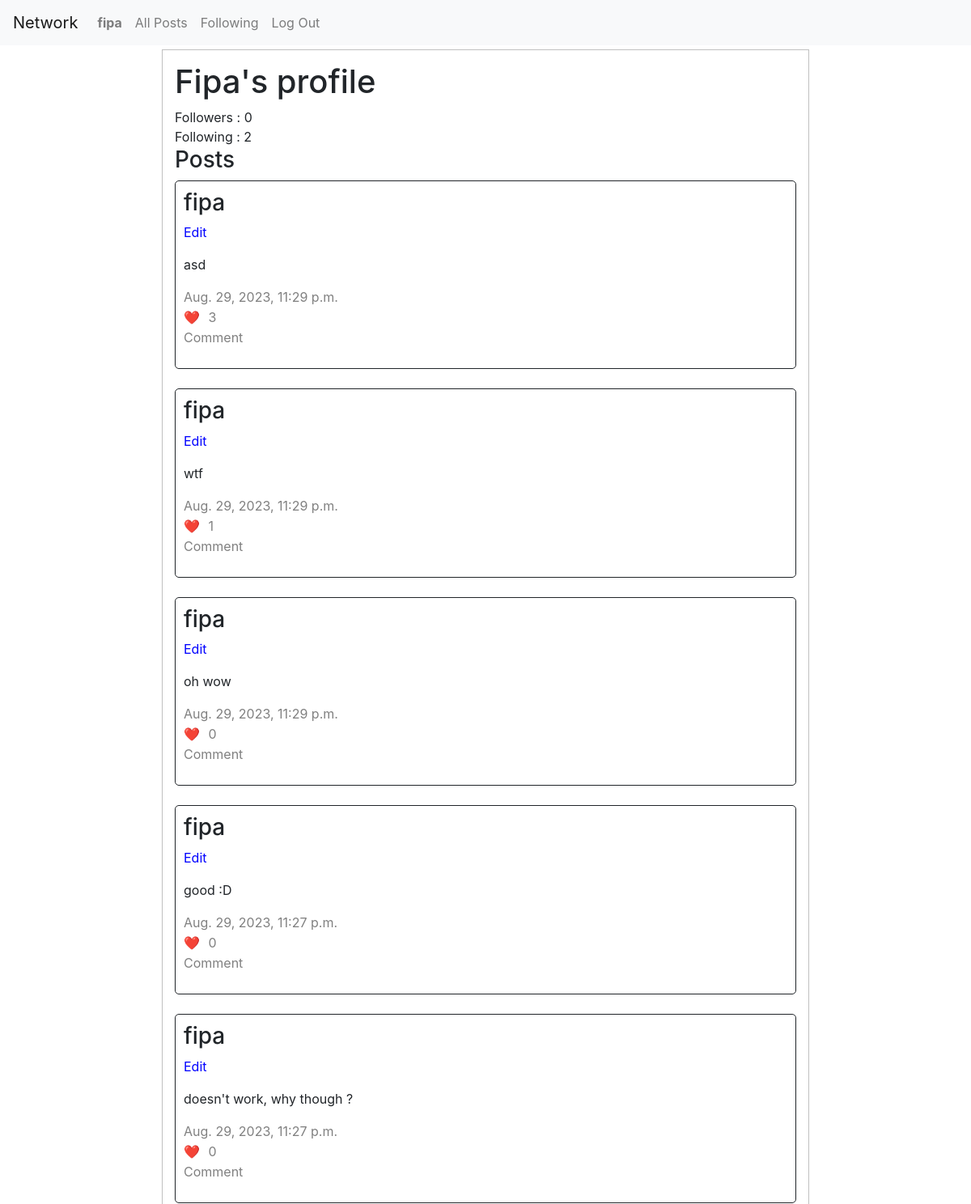
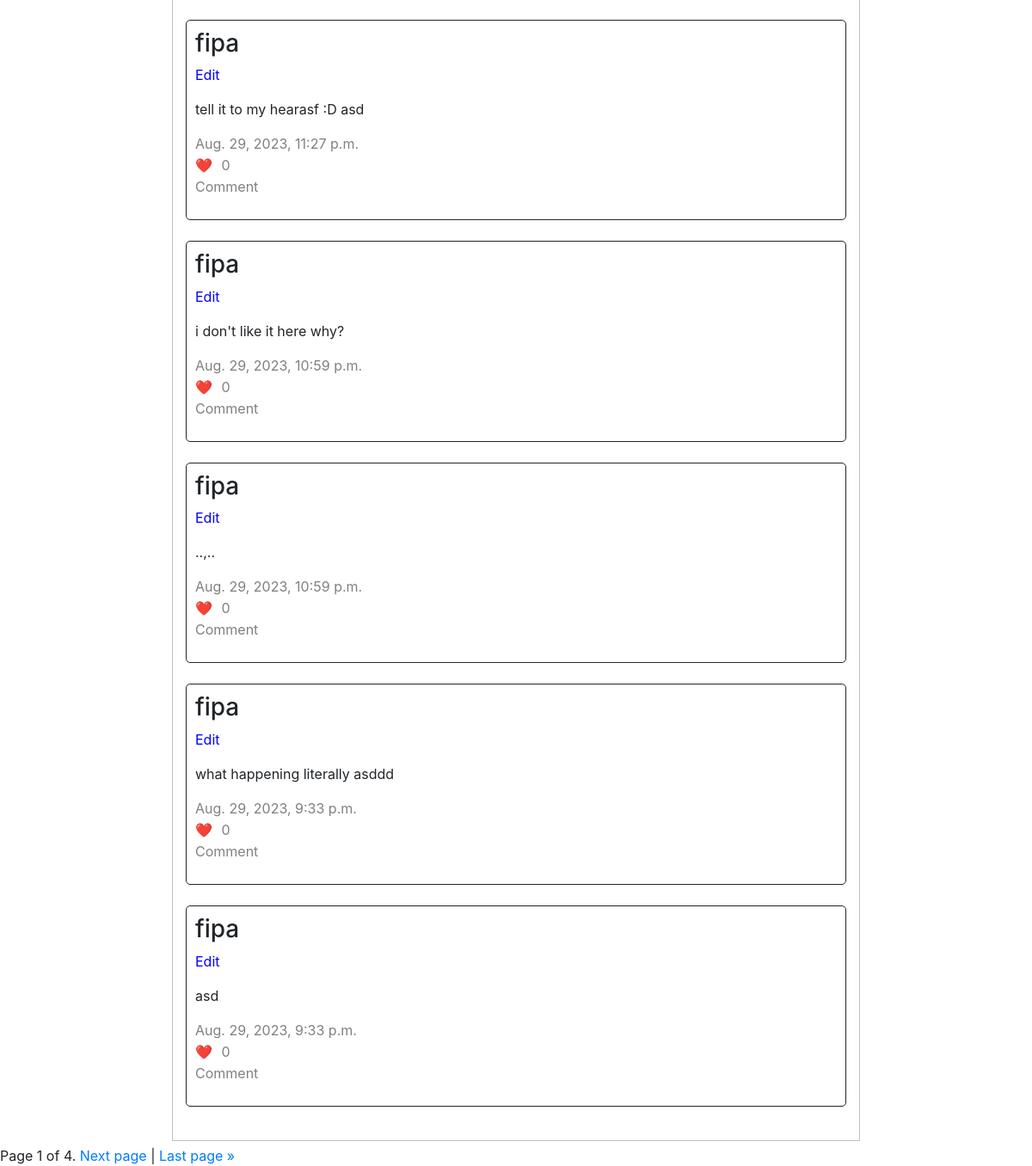
The page /profile/fipa (signed in) on the database its author committed (2 pictures, top to bottom).
### network/models.py (models this page shows)
class User(AbstractUser):
    followers = models.JSONField(default=list)
    following = models.JSONField(default=list)

class NewPost(models.Model):
    posted_by = models.ForeignKey(User, on_delete=models.CASCADE, related_name='user')
    text = models.CharField(max_length=1000)
    timestamp = models.DateTimeField(default=timezone.now())
    likes = models.IntegerField(default=0)

### network/views.py (the view, shortened to what this page needs)
# urls.py: path("profile/<str:username>", views.profile, name="profile"),
@login_required
def profile(request, username):
    page_obj = paginator(request, 'profile', username)
    if username == request.user.username:
        follow = False
        followed = False
    return render(request, "network/profile.html", {
        "user": request.user,
        "user_profile": User.objects.get(username=username),
        "posts": page_obj,
        "follow": follow,
        "followed": followed,
    })

### network/views.py (called while the page is built)
def paginator(request, mode, username):
    page_number = request.GET.get('page')
    if mode == 'all':
        posts = NewPost.objects.all().order_by('-timestamp')
    elif mode == 'following':
        following = User.objects.filter(username__in=request.user.following).values_list('id', flat=True)
        posts = NewPost.objects.filter(posted_by__in=following).order_by('-timestamp')
    elif mode == 'profile':
        posts = NewPost.objects.filter(posted_by=User.objects.get(username=username)).order_by('-timestamp')
    paginator = Paginator(posts, 10)
    page_obj = paginator.get_page(page_number)
    return page_obj

### network/templates/network/profile.html (shortened to what this page needs)
{% extends "network/layout.html" %}
{% block body %}
    <div id="profile">
        <h1>{{ user_profile.username|capfirst }}'s profile</h1>
        Followers : {{ user_profile.followers|length }} <br>
        Following : {{ user_profile.following|length }} <br>
        <h3>Posts</h3>
        {% if posts %}
            {% for post in posts %}
                <div class="posts">
                    <h3><a class="profilelink" data-id="{{ post.id }}">{{ post.posted_by.username }}</a></h3>
                    <p class="edit_button" id="edit_post_{{ post.id }}" data-id="{{ post.id }}">Edit</p>
                    <p id="text_{{ post.id }}">{{ post.text }}</p>
                    <span class="greytext">{{ post.timestamp }}</span><br>
                    <div class="like_div">
                        <span>❤️</span>
                        <button class="like_button" data-id="{{ post.id }}">{{ post.likes }}</button>
                    </div>
                    <p class="greytext">Comment</p>
                </div><br>
            {% endfor %}
        {% else %}
            {{ user_profile.username }} haven't posted anything yet!
        {% endif %}
    </div>
{% endblock %}

### network/templates/network/layout.html (shortened to what this page needs)
{% load static %}
<!DOCTYPE html>
<html lang="en">
    <head>
        <link rel="stylesheet" href="https://stackpath.bootstrapcdn.com/bootstrap/4.4.1/css/bootstrap.min.css">
        <link href="{% static 'network/styles.css' %}" rel="stylesheet">
    </head>
    <body>
        <nav class="navbar navbar-expand-lg navbar-light bg-light">
            <a class="navbar-brand" href="{% url 'index' %}">Network</a>
            <div>
              <ul class="navbar-nav mr-auto">
                {% if user.is_authenticated %}
                    <li class="nav-item">
                        <a class="nav-link" href="{% url 'profile' user.username %}"><strong>{{ user.username }}</strong></a>
                    </li>
                {% endif %}
                <li class="nav-item">
                  <a class="nav-link" href="{% url 'index' %}">All Posts</a>
                </li>
                {% if user.is_authenticated %}
                    <li class="nav-item">
                        <a class="nav-link" href="{% url 'following' %}">Following</a>
                    </li>
                    <li class="nav-item">
                        <a class="nav-link" href="{% url 'logout' %}">Log Out</a>
                    </li>
                {% endif %}
              </ul>
            </div>
          </nav>
        <div class="body">
            {% block body %}
            {% endblock %}
            {% if user.is_authenticated %}
                <div class="pagination">
                    <span class="step-links">
                        <span class="current">
                            Page {{ posts.number }} of {{ posts.paginator.num_pages }}.
                        </span>
                        {% if posts.has_next %}
                            <a href="?page={{ posts.next_page_number }}">Next page</a> |
                            <a href="?page={{ posts.paginator.num_pages }}">Last page &raquo;</a>
                        {% endif %}
                    </span>
                </div>
            {% endif %}
        </div>
    </body>
</html>

### network/static/network/styles.css (style rules this page uses)
.posts, #new_post { padding: 10px; border: 1px solid; border-radius: 5px; }
.greytext { color: gray; text-decoration: none; }
.profilelink { text-decoration: none; color: black; }
#profile { width: 800px; height: auto; margin: 5px auto; border: 0.5px silver solid; padding: 15px; }
.edit_button { color: blue; }
.like_div button { display: inline; color: gray; border: 0; background-color: white; }

### rows shown on the page
User: username "fipa", username "Fipa", followers|length "0", following|length "2"
NewPost: posted_by.username "fipa", text "asd", timestamp "Aug. 29, 2023, 11:29 p.m.", likes "3"
NewPost: posted_by.username "fipa", text "wtf", timestamp "Aug. 29, 2023, 11:29 p.m.", likes "1"
NewPost: posted_by.username "fipa", text "oh wow", timestamp "Aug. 29, 2023, 11:29 p.m.", likes "0"
NewPost: posted_by.username "fipa", text "good :D", timestamp "Aug. 29, 2023, 11:27 p.m.", likes "0"
NewPost: posted_by.username "fipa", text "doesn't work, why though ?", timestamp "Aug. 29, 2023, 11:27 p.m.", likes "0"
NewPost: posted_by.username "fipa", text "tell it to my hearasf :D asd", timestamp "Aug. 29, 2023, 11:27 p.m.", likes "0"
NewPost: posted_by.username "fipa", text "i don't like it here why?", timestamp "Aug. 29, 2023, 10:59 p.m.", likes "0"
NewPost: posted_by.username "fipa", text "..,..", timestamp "Aug. 29, 2023, 10:59 p.m.", likes "0"
NewPost: posted_by.username "fipa", text "what happening literally asddd", timestamp "Aug. 29, 2023, 9:33 p.m.", likes "0"
NewPost: posted_by.username "fipa", text "asd", timestamp "Aug. 29, 2023, 9:33 p.m.", likes "0"

### other values the page prints
{{ posts.number }} "1"
{{ posts.paginator.num_pages }} "4"
